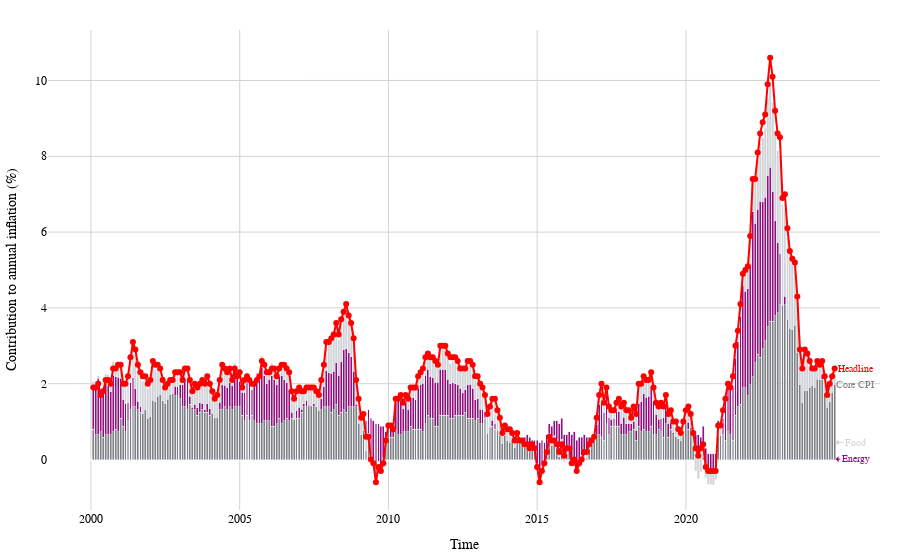

The notebook cell saved with this chart:
### Markdown cell above
#### Energy Price Contributions to Inflation - EU area

### Code cell
file_name = r"chap_01_eu_inflation_contribution_data.xlsx"
full_file_path = rf"{PRESENTATION_DATA}/{file_name}"
data = pd.read_excel(full_file_path, index_col=0)

weights = {
    "Food": 0.172,      # 17.2%
    "Energy": 0.098,    # 9.8%
    "Core CPI": 1 - 0.172 - 0.098,  # remainder
}
data = data.resample('M').last()  # If needed, ensure monthly end-of-period alignment

# Here, each value is ALREADY YoY % change. So simply multiply by weights for contributions:
contributions = pd.DataFrame(index=data.index)
for col in weights:
    contributions[col] = data[col] * weights[col]

bar_components = data.columns.difference(['Headline'])
contributions = contributions[bar_components].dropna()
# Sort contributors by value for each period (row), biggest on bottom
contributions_sorted = pd.DataFrame(
    np.sort(contributions[bar_components].values, axis=1)[:, ::-1],  # sort and reverse for descending
    index=contributions.index,
    columns=[f"{i+1}" for i in range(len(bar_components))]
)
labels_sorted = contributions[bar_components].apply(get_sorted_labels, axis=1)

variables = list(contributions.columns)
contributions["Headline"] = data["Headline"]

energy_color = "#9b0a7d"
cpi_color = "red"  # Fixed color for the "World" category

color_mapping = {
    'Core CPI': "grey",
    'Energy': energy_color,
    'Food': "lightgrey",
    'Headline': cpi_color,
}
title = f"EU Area CPI: Headline and component contributions over the time: {contributions.index[0].year} - {contributions.index[-1].year}"
x_axis_title = "Time"
y_axis_title = 'Contribution to annual inflation (%)'

fig_inflation_decomp_euro_area = data_graphing_instance.get_fig_inflation_contribution_euro_area(
        data=contributions,
        cpi_color=cpi_color,
        variables=variables,
        secondary_y_variables=[],
        title="",
        x_axis_title=x_axis_title,
        y_axis_title=y_axis_title,
        color_mapping_dict=color_mapping,
        save_fig=False,
        file_name="chap_02_eu_area_cpi_inflation_decomposition",
        file_path=FIGURES_PATH,
        width=1200,
        height=800,
        scale=3
        )
# Show the figure
fig_inflation_decomp_euro_area.show(renderer=RENDERER)

### Figure 1 — Plotly figure (JSON) as saved in the notebook; plotly's stock layout.template omitted (floating-point values rounded to 4 significant figures; data arrays with more than 128 entries replaced by an {"elided": "..."} marker saying what was removed)
{"data": [{"marker": {"color": "grey"}, "name": "Core CPI", "showlegend": false, "type": "bar", "x": {"elided": "300 str values"}, "y": {"elided": "300 float values"}}, {"marker": {"color": "#9b0a7d"}, "name": "Energy", "showlegend": false, "type": "bar", "x": {"elided": "300 str values"}, "y": {"elided": "300 float values"}}, {"marker": {"color": "lightgrey"}, "name": "Food", "showlegend": false, "type": "bar", "x": {"elided": "300 str values"}, "y": {"elided": "300 float values"}}, {"line": {"color": "red", "width": 2}, "mode": "lines+markers", "name": "Headline", "showlegend": false, "type": "scatter", "x": {"elided": "300 str values"}, "y": {"elided": "300 float values"}}], "layout": {"annotations": [{"arrowcolor": "grey", "arrowhead": 1, "arrowwidth": 1, "ax": 20, "ay": 0, "font": {"color": "grey", "size": 10}, "showarrow": true, "text": "Core CPI", "x": "2025-01-12T00:00:00", "xref": "x", "y": 1.971, "yref": "y"}, {"arrowcolor": "#9b0a7d", "arrowhead": 1, "arrowwidth": 1, "ax": 20, "ay": 0, "font": {"color": "#9b0a7d", "size": 10}, "showarrow": true, "text": "Energy", "x": "2025-01-12T00:00:00", "xref": "x", "y": 0.0098, "yref": "y"}, {"arrowcolor": "lightgrey", "arrowhead": 1, "arrowwidth": 1, "ax": 20, "ay": 0, "font": {"color": "lightgrey", "size": 10}, "showarrow": true, "text": "Food", "x": "2025-01-12T00:00:00", "xref": "x", "y": 0.4472, "yref": "y"}, {"arrowcolor": "red", "arrowhead": 1, "arrowwidth": 1, "ax": 20, "ay": 0, "font": {"color": "red", "size": 10}, "showarrow": true, "text": "Headline", "x": "2025-01-12T00:00:00", "xref": "x", "y": 2.4, "yref": "y"}], "barmode": "stack", "font": {"color": "Black", "family": "Arial", "size": 12}, "margin": {"b": 10, "l": 20, "r": 20, "t": 30}, "paper_bgcolor": "white", "plot_bgcolor": "white", "showlegend": false, "title": {"text": "", "x": 0.5, "xanchor": "center", "y": 0.95, "yanchor": "top"}, "xaxis": {"gridcolor": "lightgrey", "tickformat": "%Y", "tickvals": ["2000-01-01T00:00:00", "2005-01-01T00:00:00", "2010-01-01T00:00:00", "2015-01-01T00:00:00", "2020-01-01T00:00:00"], "title": {"text": "Time"}}, "yaxis": {"gridcolor": "lightgrey", "title": {"text": "Contribution to annual inflation (%)"}}}}
